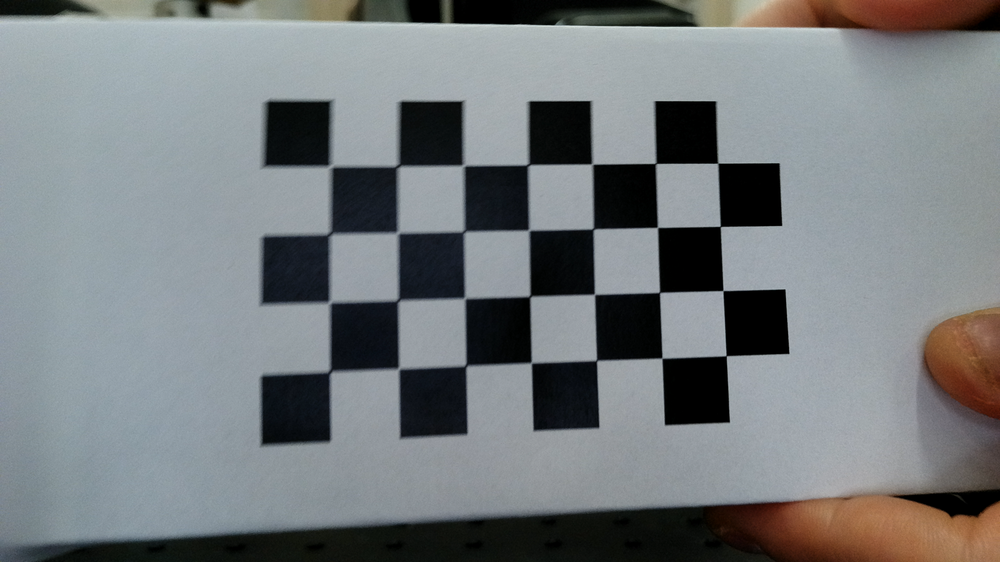
#> input picture captured_images/test_0.png, 1000 x 562 px, shrunk from 1920 x 1080 before the run; its folder holds only this picture in this run
$ python 02_camera_calibration.py
#> lines starting #> are read from the running program, lines starting #| are printed output that depends on the picture; after the words box and inside, x2 and y2 are one past the last pixel; in counts of white or black regions, pixels touching at a corner belong together; long printed decimals are rounded
import numpy as np
import cv2
import glob
import argparse
import pathlib
import os


'''
https://aliyasineser.medium.com/opencv-camera-calibration-e9a48bdd1844
'''

# termination criteria
criteria = (cv2.TERM_CRITERIA_EPS + cv2.TERM_CRITERIA_MAX_ITER, 30, 0.001)


def calibrate(dirpath, prefix, image_format, square_size, width=9, height=6):
    """ Apply camera calibration operation for images in the given directory path. """
#> called with dirpath = 'captured_images', prefix = 'test_', image_format = 'png', square_size = 0.01, width = 7, height = 4
    # prepare object points, like (0,0,0), (1,0,0), (2,0,0) ....,(8,6,0)

    objp = np.zeros((height*width, 3), np.float32)
    objp[:, :2] = np.mgrid[0:width, 0:height].T.reshape(-1, 2)

    objp = objp * square_size

    # Arrays to store object points and image points from all the images.
    objpoints = []  # 3d point in real world space
    imgpoints = []  # 2d points in image plane.

    if dirpath[-1:] == '/':
        dirpath = dirpath[:-1]
    # dirpath = os.path.normpath(dirpath)

    gen_path = dirpath+'/' + prefix + '*.' + image_format
    print(gen_path)

    images = glob.glob(dirpath+'/' + prefix + '*.' + image_format, recursive=True)

    for fname in images:
        img = cv2.imread(fname)
#> img is the input picture: shape (562, 1000, 3); mean B, G, R 125.1, 122.9, 118.4
        gray = cv2.cvtColor(img, cv2.COLOR_BGR2GRAY)
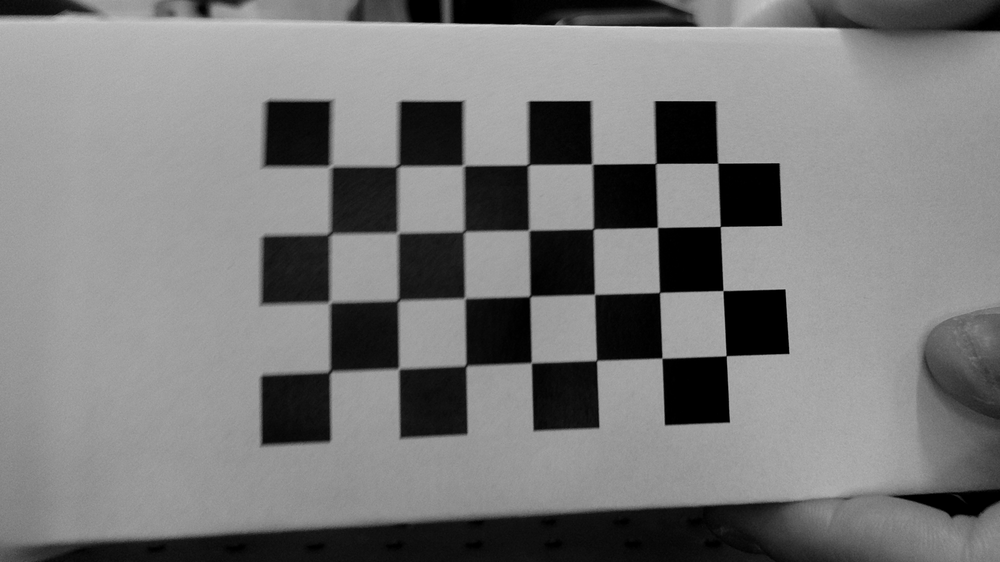
#> gray: shape (562, 1000); min 0, max 227, mean 121.8

        # Find the chess board corners
        ret, corners = cv2.findChessboardCorners(gray, (width, height), None)
#> ret = True; corners = 28 rows, first 8: [329, 167.5], [396.4, 166.1], [464.8, 166.2], [528.1, 164.8], [592, 163.9], [655.7, 163.4], [717.8, 163.2], [329.4, 233.7]

        # If found, add object points, image points (after refining them)
        if ret:
            objpoints.append(objp)

            corners2 = cv2.cornerSubPix(gray, corners, (11, 11), (-1, -1), criteria)
#> corners2 = 28 rows, first 8: [330.4, 166.3], [397.8, 166.1], [463.4, 165.4], [528.2, 164.8], [592.2, 164.1], [655.7, 163.5], [717.8, 163.2], [329.7, 233.8]
            imgpoints.append(corners2)

            # Draw and display the corners
            img = cv2.drawChessboardCorners(img, (width, height), corners2, ret)
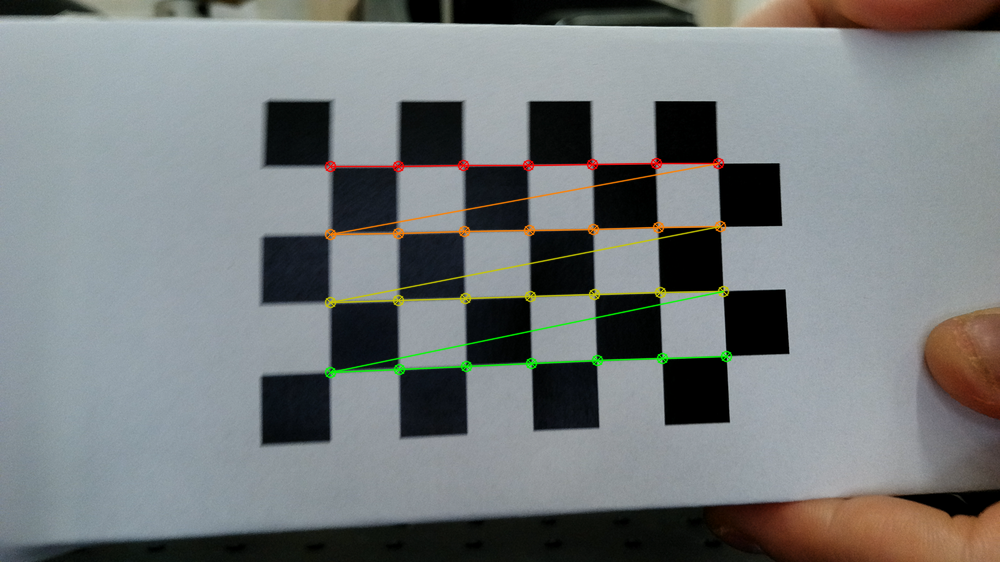
#> img: shape (562, 1000, 3); 1.87% of pixels changed, all inside (x1, y1, x2, y2) = (324, 157, 733, 379)

    ret, mtx, dist, rvecs, tvecs = cv2.calibrateCamera(objpoints, imgpoints, gray.shape[::-1], None, None)
#> ret = 0.686; mtx = [[1727.7, 0, 507], [0, 1584.7, 294.9], [0, 0, 1]]; dist = [[1.69, -44.46, 0.0717, 0.105, -551.8]]; rvecs = ([0.021, -0.452, -0.0258],); tvecs = ([-0.0242, -0.019, 0.227],)

    return [ret, mtx, dist, rvecs, tvecs]

def save_coefficients(mtx, dist, path):
    """ Save the camera matrix and the distortion coefficients to given path/file. """
    cv_file = cv2.FileStorage(path, cv2.FILE_STORAGE_WRITE)
    cv_file.write("K", mtx)
    cv_file.write("D", dist)
    # note you *release* you don't close() a FileStorage object
    cv_file.release()

def load_coefficients(path):
    """ Loads camera matrix and distortion coefficients. """
    # FILE_STORAGE_READ
    cv_file = cv2.FileStorage(path, cv2.FILE_STORAGE_READ)

    # note we also have to specify the type to retrieve other wise we only get a
    # FileNode object back instead of a matrix
    camera_matrix = cv_file.getNode("K").mat()
    dist_matrix = cv_file.getNode("D").mat()

    cv_file.release()
    return [camera_matrix, dist_matrix]


if __name__ == '__main__':
    current_dir = pathlib.Path(__file__).parent.resolve()
    dirpath = os.path.join(current_dir, "captured_images")
    prefix = "test_"
    image_format = "png"
    square_size = 0.01
    width = 7
    height = 4
    file_name = 'intrinsic_params.yaml'

    parser = argparse.ArgumentParser(description='Camera calibration')
    parser.add_argument('--image_dir', type=str, default=dirpath, help='image directory path')
    parser.add_argument('--image_format', type=str, default=image_format, help='image format, png/jpg')
    parser.add_argument('--prefix', type=str, default=prefix, help='image prefix')
    parser.add_argument('--square_size', type=float, default=square_size, help='chessboard square size')
    parser.add_argument('--width', type=int, default=width, help='chessboard width size, default is 9')
    parser.add_argument('--height', type=int, default=height, help='chessboard height size, default is 6')
    parser.add_argument('--save_file', type=str, default=file_name, help='YML file to save calibration matrices')

    args = parser.parse_args()

    # args = parser.parse_args([dirpath])
    args.image_dir = dirpath
    args.image_format = image_format
    args.prefix = prefix
    args.square_size = square_size
    args.width = width
    args.height = height
    args.save_file = file_name

    print(args)

    ret, mtx, dist, rvecs, tvecs = calibrate(args.image_dir, args.prefix, args.image_format, args.square_size, args.width, args.height)
#> ret = 0.686; mtx = [[1727.7, 0, 507], [0, 1584.7, 294.9], [0, 0, 1]]; dist = [[1.69, -44.46, 0.0717, 0.105, -551.8]]; rvecs = ([0.021, -0.452, -0.0258],); tvecs = ([-0.0242, -0.019, 0.227],)
    save_coefficients(mtx, dist, args.save_file)
    print("Calibration is finished. RMS: ", ret)
#| Calibration is finished. RMS:  0.6864

$ run again, on captured_images/test_12.png
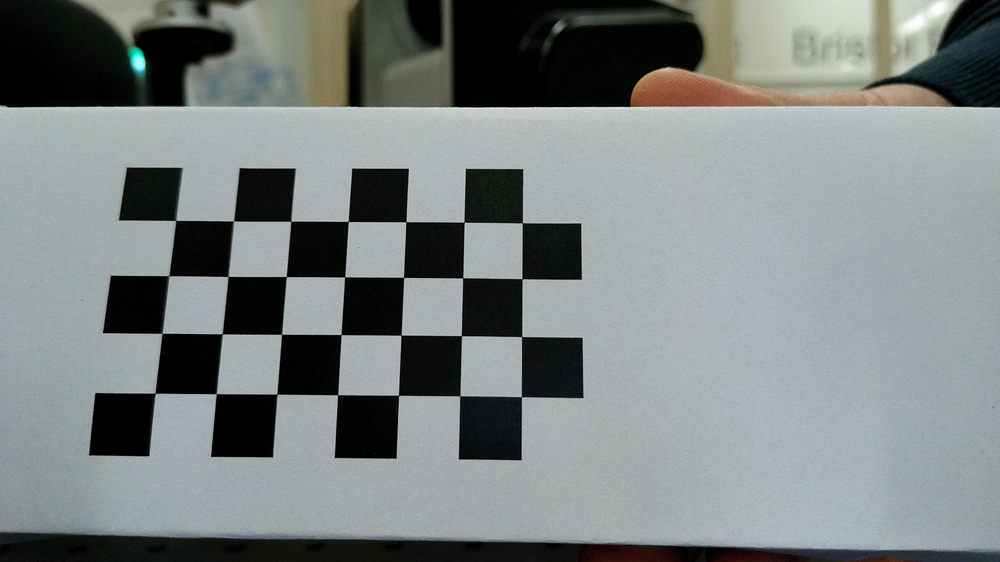
#> input picture captured_images/test_12.png, 1000 x 562 px, shrunk from 1920 x 1080 before the run
#> in calibrate, img is the input picture: shape (562, 1000, 3); mean B, G, R 129.3, 130.5, 123.7
#> in calibrate, `gray = cv2.cvtColor(img, cv2.COLOR_BGR2GRAY)`:
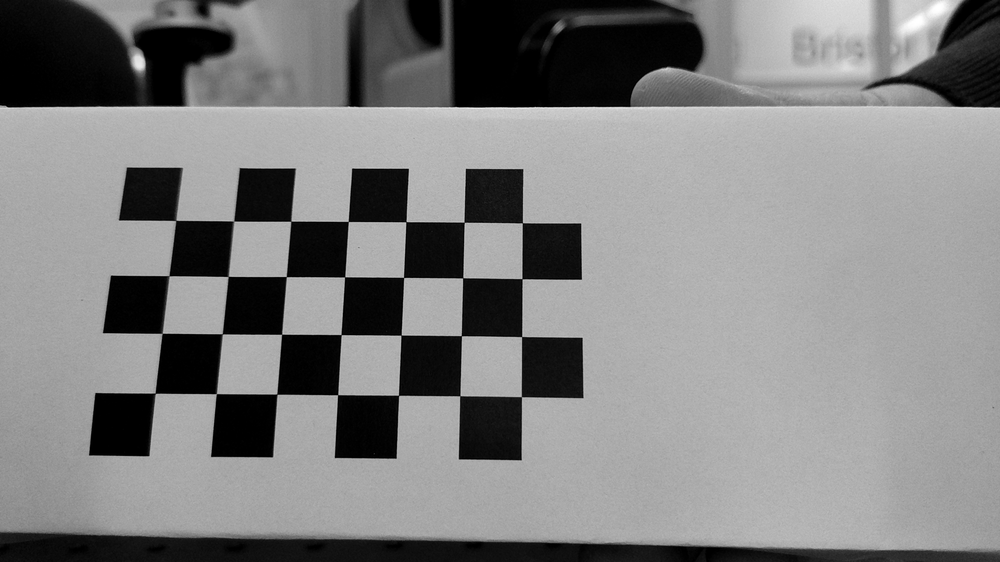
#> gray: shape (562, 1000); min 0, max 255, mean 128.3
#> in calibrate, `ret, corners = cv2.findChessboardCorners(gray, (width, height), None)`: ret = True; corners = 28 rows, first 8: [175.7, 220.4], [233.7, 221.1], [290.8, 221.3], [348.3, 221.5], [405.8, 221.7], [464.2, 222.3], [522.4, 222.7], [169.1, 275.7]
#> corners2 = 28 rows, first 8: [175.7, 220.5], [233.5, 221.1], [290.8, 221.2], [348.2, 221.5], [405.9, 221.7], [464.1, 222.3], [522.4, 222.8], [168.8, 275.7]
#> in calibrate, `img = cv2.drawChessboardCorners(img, (width, height), corners2, ret)`:
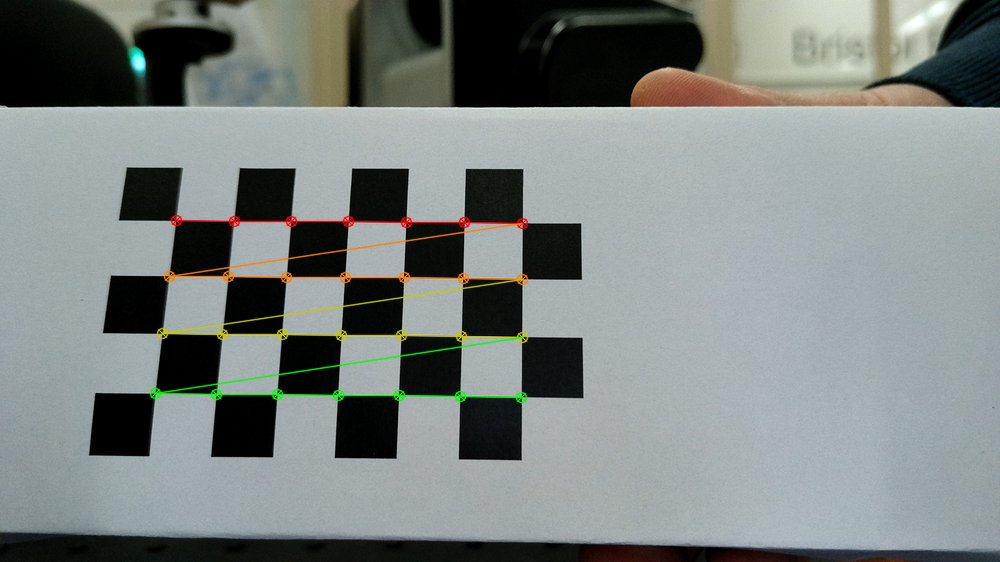
#> img: shape (562, 1000, 3); 1.74% of pixels changed, all inside (x1, y1, x2, y2) = (149, 214, 529, 404)
#> in calibrate, `ret, mtx, dist, rvecs, tvecs = cv2.calibrateCamera(objpoints, imgpoint..`: ret = 0.137; mtx = [[849.9, 0, 511.1], [0, 859.2, 345.3], [0, 0, 1]]; dist = [[-0.0608, -0.162, 0.00687, 0.00781, 1.9]]; rvecs = ([-0.251, -0.0158, 0.00934],); tvecs = ([-0.0581, -0.0215, 0.145],)
#> `ret, mtx, dist, rvecs, tvecs = calibrate(args.image_dir, args.prefix, ..`: ret = 0.137; mtx = [[849.9, 0, 511.1], [0, 859.2, 345.3], [0, 0, 1]]; dist = [[-0.0608, -0.162, 0.00687, 0.00781, 1.9]]; rvecs = ([-0.251, -0.0158, 0.00934],); tvecs = ([-0.0581, -0.0215, 0.145],)
#| Calibration is finished. RMS:  0.1369

$ run again, on captured_images/test_13.png
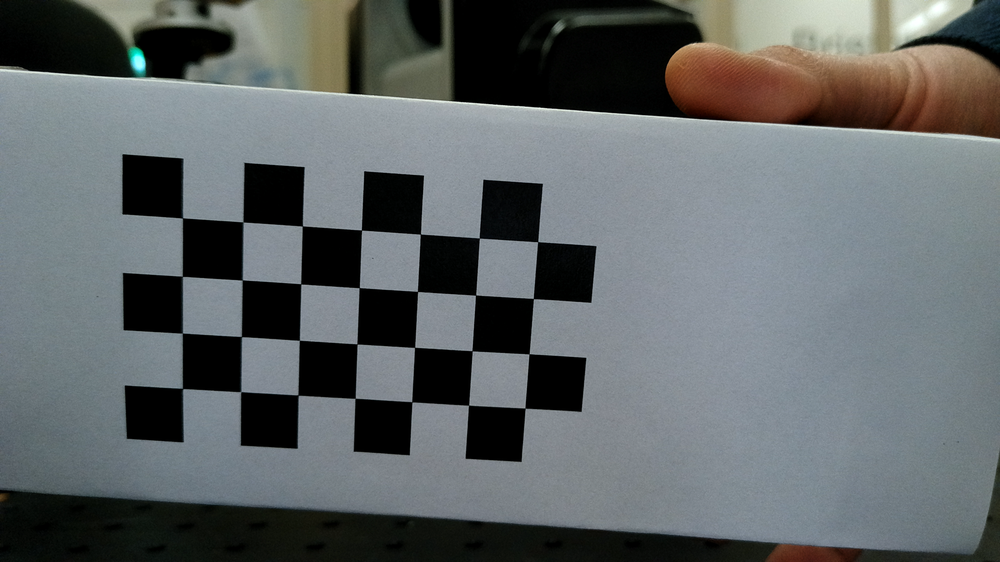
#> input picture captured_images/test_13.png, 1000 x 562 px, shrunk from 1920 x 1080 before the run
#> in calibrate, img is the input picture: shape (562, 1000, 3); mean B, G, R 103.4, 102.2, 97
#> in calibrate, `gray = cv2.cvtColor(img, cv2.COLOR_BGR2GRAY)`:
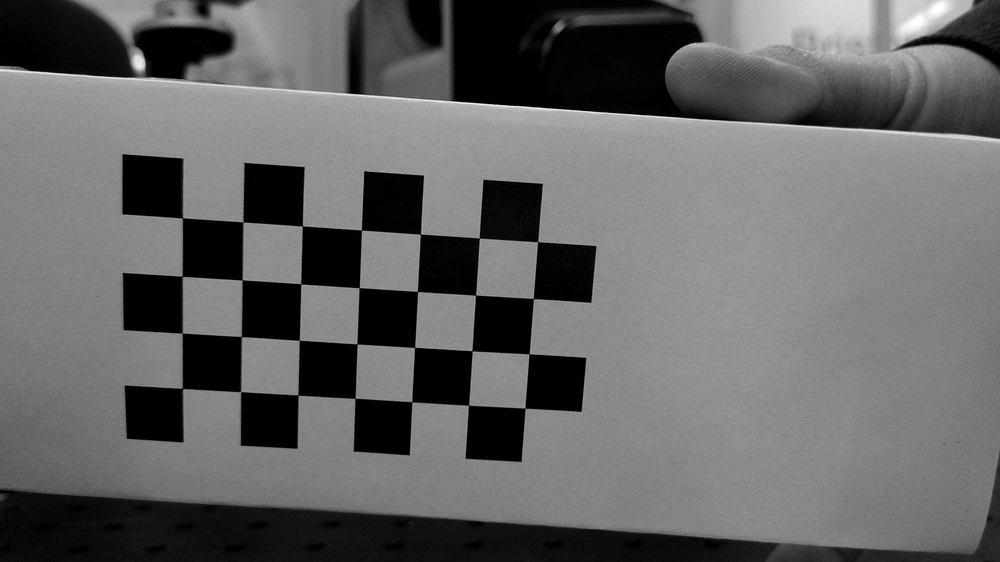
#> gray: shape (562, 1000); min 0, max 255, mean 100.8
#> in calibrate, `ret, corners = cv2.findChessboardCorners(gray, (width, height), None)`: ret = True; corners = 28 rows, first 8: [182.5, 217.8], [243, 221.9], [302.4, 226], [361.5, 230], [420.4, 234], [479.4, 238], [537.7, 241.6], [182.4, 276.4]
#> corners2 = 28 rows, first 8: [182.4, 217.9], [242.9, 221.9], [302.3, 225.9], [361.4, 230.1], [420.4, 234.1], [479.2, 238.1], [537.6, 241.7], [182.3, 276.3]
#> in calibrate, `img = cv2.drawChessboardCorners(img, (width, height), corners2, ret)`:
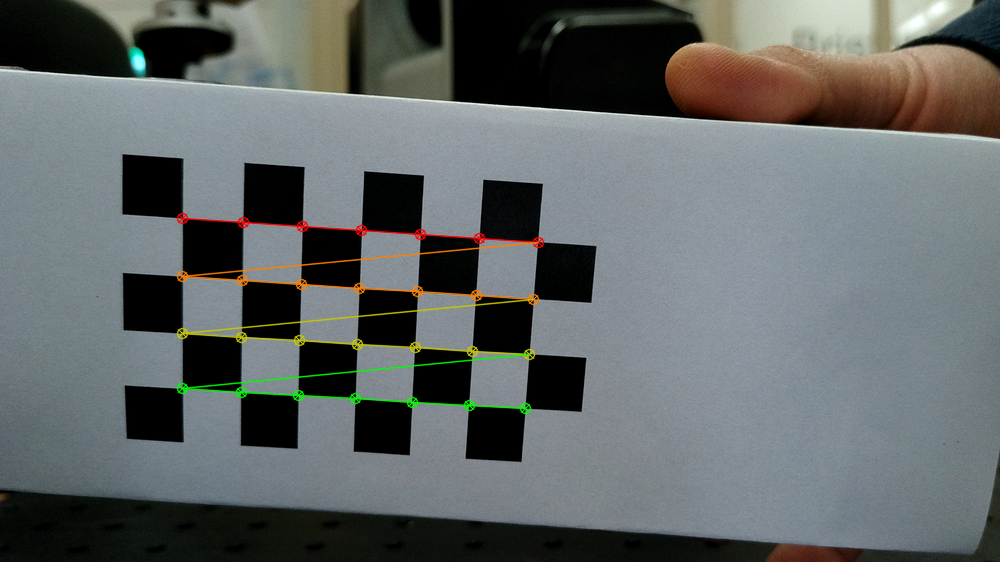
#> img: shape (562, 1000, 3); 1.72% of pixels changed, all inside (x1, y1, x2, y2) = (176, 212, 545, 415)
#> in calibrate, `ret, mtx, dist, rvecs, tvecs = cv2.calibrateCamera(objpoints, imgpoint..`: ret = 0.148; mtx = [[462.8, 0, 497.2], [0, 452.8, 293.5], [0, 0, 1]]; dist = [[-0.0156, -0.00048, -0.00221, 0.00637, 0.0461]]; rvecs = ([0.0941, -0.0385, 0.0658],); tvecs = ([-0.0529, -0.0129, 0.0766],)
#> `ret, mtx, dist, rvecs, tvecs = calibrate(args.image_dir, args.prefix, ..`: ret = 0.148; mtx = [[462.8, 0, 497.2], [0, 452.8, 293.5], [0, 0, 1]]; dist = [[-0.0156, -0.00048, -0.00221, 0.00637, 0.0461]]; rvecs = ([0.0941, -0.0385, 0.0658],); tvecs = ([-0.0529, -0.0129, 0.0766],)
#| Calibration is finished. RMS:  0.1477

$ run again, on captured_images/test_1.png
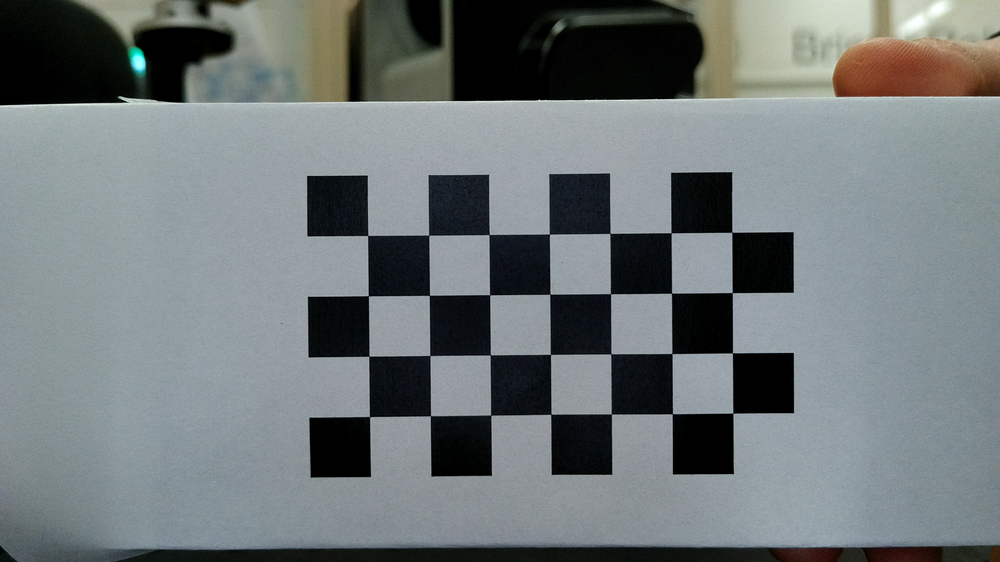
#> input picture captured_images/test_1.png, 1000 x 562 px, shrunk from 1920 x 1080 before the run
#> in calibrate, img is the input picture: shape (562, 1000, 3); mean B, G, R 121.1, 119.6, 112.5
#> in calibrate, `gray = cv2.cvtColor(img, cv2.COLOR_BGR2GRAY)`:
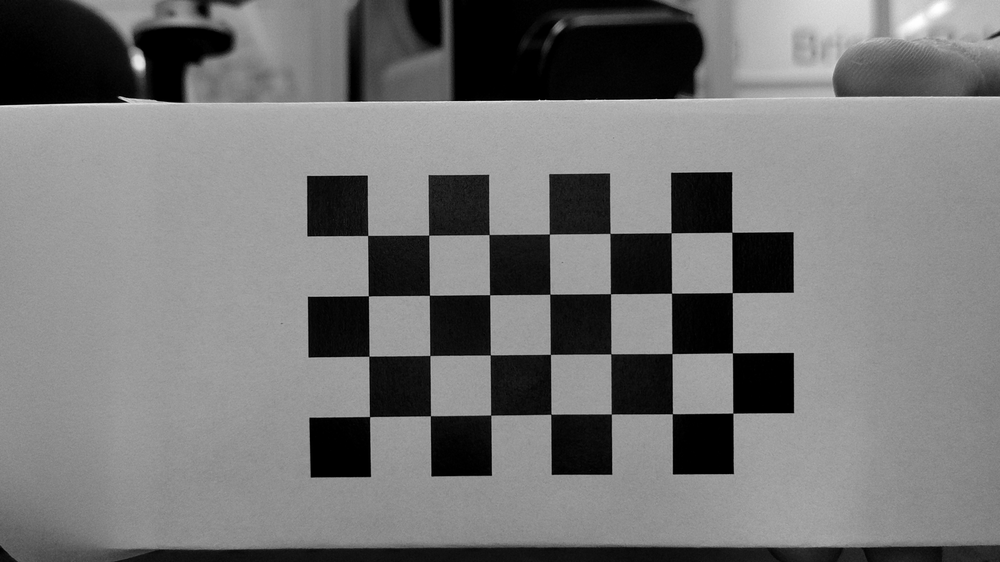
#> gray: shape (562, 1000); min 0, max 255, mean 117.6
#> in calibrate, `ret, corners = cv2.findChessboardCorners(gray, (width, height), None)`: ret = True; corners = 28 rows, first 8: [367.7, 235.5], [428.8, 235.2], [489.1, 234.6], [549.4, 234.1], [610, 233.4], [671.2, 232.8], [731.8, 232.2], [368.4, 295.8]
#> corners2 = 28 rows, first 8: [367.7, 235.5], [428.7, 235.2], [489.1, 234.5], [549.4, 234], [610, 233.4], [671.1, 232.8], [731.8, 232.3], [368.3, 295.8]
#> in calibrate, `img = cv2.drawChessboardCorners(img, (width, height), corners2, ret)`:
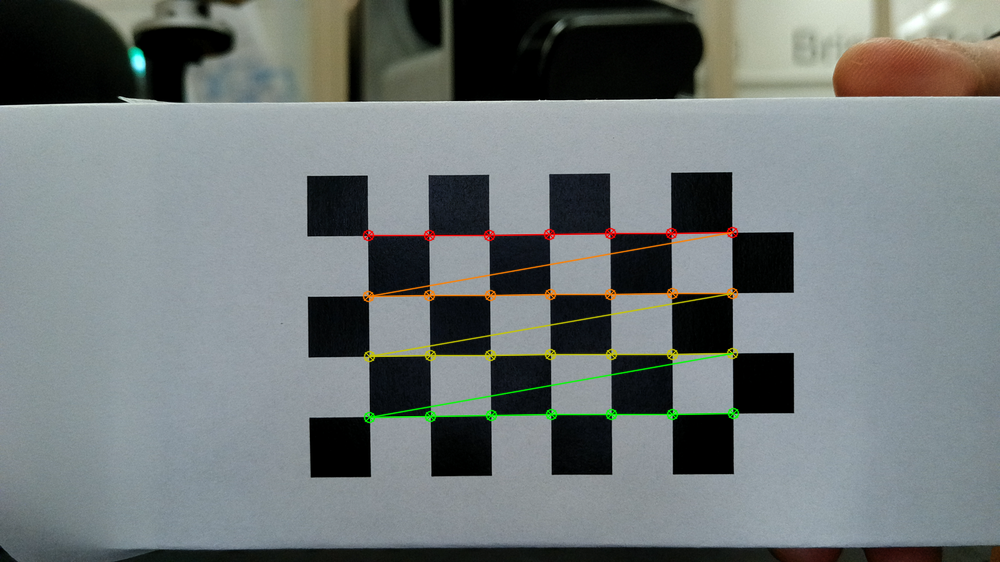
#> img: shape (562, 1000, 3); 1.77% of pixels changed, all inside (x1, y1, x2, y2) = (362, 226, 740, 424)
#> in calibrate, `ret, mtx, dist, rvecs, tvecs = cv2.calibrateCamera(objpoints, imgpoint..`: ret = 0.141; mtx = [[3333.2, 0, 503.2], [0, 3324.6, 313.6], [0, 0, 1]]; dist = [[3.84, -436.3, 0.0107, -0.00057, -4.06]]; rvecs = ([0.0636, -0.0123, -0.00892],); tvecs = ([-0.0223, -0.0129, 0.552],)
#> `ret, mtx, dist, rvecs, tvecs = calibrate(args.image_dir, args.prefix, ..`: ret = 0.141; dist = [[3.84, -436.3, 0.0107, -0.00057, -4.06]]; rvecs = ([0.0636, -0.0123, -0.00892],); tvecs = ([-0.0223, -0.0129, 0.552],)
#| Calibration is finished. RMS:  0.1411
